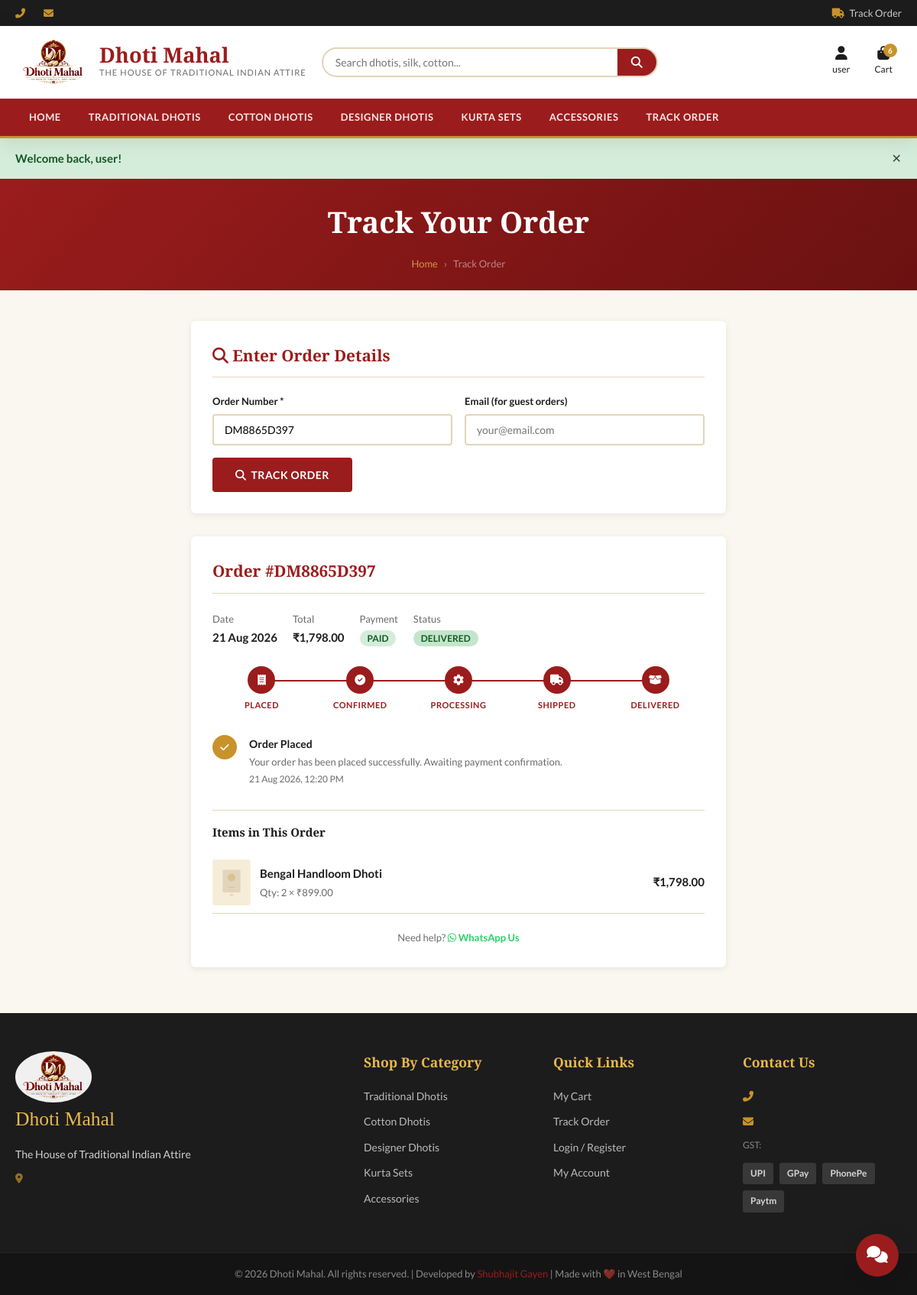
The page /pages/track-order.php?order=DM8865D397 (signed in) on the database its author committed.
### tables this page shows
CREATE TABLE `orders` (
  `id` int(11) NOT NULL AUTO_INCREMENT,
  `order_number` varchar(50) NOT NULL,
  `user_id` int(11) DEFAULT NULL,
  `guest_name` varchar(100) DEFAULT NULL,
  `guest_email` varchar(150) DEFAULT NULL,
  `guest_phone` varchar(15) DEFAULT NULL,
  `shipping_address` text NOT NULL,
  `shipping_city` varchar(100) NOT NULL,
  `shipping_state` varchar(100) NOT NULL,
  `shipping_pincode` varchar(10) NOT NULL,
  `subtotal` decimal(10,2) NOT NULL,
  `shipping_cost` decimal(10,2) DEFAULT 0.00,
  `discount` decimal(10,2) DEFAULT 0.00,
  `total` decimal(10,2) NOT NULL,
  `payment_method` varchar(50) DEFAULT 'upi',
  `payment_status` enum('pending','paid','failed','refunded') DEFAULT 'pending',
  `payment_ref` varchar(200) DEFAULT NULL,
  `order_status` enum('placed','confirmed','processing','shipped','delivered','cancelled') DEFAULT 'placed',
  `notes` text DEFAULT NULL,
  `created_at` timestamp NOT NULL DEFAULT current_timestamp(),
  `updated_at` timestamp NOT NULL DEFAULT current_timestamp() ON UPDATE current_timestamp(),
  `razorpay_order_id` varchar(255) DEFAULT NULL,
  `razorpay_payment_id` varchar(255) DEFAULT NULL,
  `razorpay_signature` varchar(255) DEFAULT NULL,
  PRIMARY KEY (`id`),
  UNIQUE KEY `order_number` (`order_number`),
  UNIQUE KEY `uk_order_number` (`order_number`),
  KEY `idx_orders_payment_status` (`payment_status`),
  KEY `idx_orders_order_status` (`order_status`),
  KEY `idx_orders_user_id` (`user_id`),
  CONSTRAINT `fk_orders_user` FOREIGN KEY (`user_id`) REFERENCES `users` (`id`) ON DELETE SET NULL,
  CONSTRAINT `orders_ibfk_1` FOREIGN KEY (`user_id`) REFERENCES `users` (`id`) ON DELETE SET NULL,
  CONSTRAINT `chk_order_total_positive` CHECK (`total` > 0)
);

CREATE TABLE `categories` (
  `id` int(11) NOT NULL AUTO_INCREMENT,
  `name` varchar(100) NOT NULL,
  `slug` varchar(120) NOT NULL,
  `description` text DEFAULT NULL,
  `image` varchar(255) DEFAULT NULL,
  `is_active` tinyint(1) DEFAULT 1,
  `sort_order` int(11) DEFAULT 0,
  `created_at` timestamp NOT NULL DEFAULT current_timestamp(),
  PRIMARY KEY (`id`),
  UNIQUE KEY `slug` (`slug`)
);

CREATE TABLE `order_tracking` (
  `id` int(11) NOT NULL AUTO_INCREMENT,
  `order_id` int(11) NOT NULL,
  `status` varchar(100) NOT NULL,
  `message` text DEFAULT NULL,
  `created_at` timestamp NOT NULL DEFAULT current_timestamp(),
  PRIMARY KEY (`id`),
  KEY `idx_order_tracking_order_id` (`order_id`),
  CONSTRAINT `fk_order_tracking_order` FOREIGN KEY (`order_id`) REFERENCES `orders` (`id`) ON DELETE CASCADE,
  CONSTRAINT `order_tracking_ibfk_1` FOREIGN KEY (`order_id`) REFERENCES `orders` (`id`) ON DELETE CASCADE
);

CREATE TABLE `order_items` (
  `id` int(11) NOT NULL AUTO_INCREMENT,
  `order_id` int(11) NOT NULL,
  `product_id` int(11) NOT NULL,
  `product_name` varchar(200) NOT NULL,
  `product_image` varchar(255) DEFAULT NULL,
  `size` varchar(50) DEFAULT NULL,
  `price` decimal(10,2) NOT NULL,
  `quantity` int(11) NOT NULL,
  `total` decimal(10,2) NOT NULL,
  PRIMARY KEY (`id`),
  KEY `idx_order_items_order_id` (`order_id`),
  KEY `fk_order_items_product` (`product_id`),
  CONSTRAINT `fk_order_items_order` FOREIGN KEY (`order_id`) REFERENCES `orders` (`id`) ON DELETE CASCADE,
  CONSTRAINT `fk_order_items_product` FOREIGN KEY (`product_id`) REFERENCES `products` (`id`) ON DELETE CASCADE,
  CONSTRAINT `order_items_ibfk_1` FOREIGN KEY (`order_id`) REFERENCES `orders` (`id`) ON DELETE CASCADE,
  CONSTRAINT `order_items_ibfk_2` FOREIGN KEY (`product_id`) REFERENCES `products` (`id`) ON DELETE CASCADE,
  CONSTRAINT `chk_item_quantity_positive` CHECK (`quantity` > 0),
  CONSTRAINT `chk_item_total_positive` CHECK (`total` > 0)
);

### pages/track-order.php (the view, shortened to what the rows shown need)
<?php
require_once __DIR__ . '/../includes/functions.php';
require_once __DIR__ . '/../includes/auth.php';
$tracking = [];
if ($_SERVER['REQUEST_METHOD'] === 'POST' || !empty($_GET['order'])) {
    $orderNumber  = trim($_POST['order_number'] ?? $_GET['order'] ?? '');
    if ($orderNumber) {
        $order = getOrderByNumber($orderNumber);
        if ($order) {
            if ($order) {
                $items    = getOrderItems((int)$order['id']);
                $tracking = getOrderTracking((int)$order['id']);
            }
        }
    }
}
require_once __DIR__ . '/../includes/header.php';
$statusOrder = ['placed', 'confirmed', 'processing', 'shipped', 'delivered'];
$statusIcon  = [
    'placed'      => 'fa-receipt',
    'confirmed'   => 'fa-check-circle',
    'processing'  => 'fa-cog',
    'shipped'     => 'fa-truck',
    'delivered'   => 'fa-box-open',
    'cancelled'   => 'fa-times-circle',
];
?>
<div class="page-hero" style="padding:24px 0;">
    <div class="container">
        <h1>Track Your Order</h1>
    </div>
</div>
<div class="container">
    <div class="track-box">
        <?php if ($order): ?>
            <div class="checkout-section">
                <h3>Order #<?= sanitize($order['order_number']) ?></h3>
                <div style="display:flex;gap:20px;flex-wrap:wrap;margin-bottom:20px;">
                    <div><span
                            style="color:var(--muted);font-size:13px;">Date</span><br><strong><?= date('d M Y', strtotime($order['created_at'])) ?></strong>
                    </div>
                    <div><span
                            style="color:var(--muted);font-size:13px;">Total</span><br><strong><?= formatPrice((float)$order['total']) ?></strong>
                    </div>
                    <div><span style="color:var(--muted);font-size:13px;">Payment</span><br><span
                            class="status-badge status-<?= $order['payment_status'] ?>"><?= ucfirst($order['payment_status']) ?></span>
                    </div>
                    <div><span style="color:var(--muted);font-size:13px;">Status</span><br><span
                            class="status-badge status-<?= $order['order_status'] ?>"><?= ucfirst($order['order_status']) ?></span>
                    </div>
                </div>
                <?php if ($order['order_status'] !== 'cancelled'): ?>
                    <div style="margin: 24px 0; overflow-x: auto;">
                        <div style="display:flex;align-items:center;min-width:400px;">
                            <?php foreach ($statusOrder as $i => $st):
                                $done   = array_search($order['order_status'], $statusOrder) >= $i;
                                $color  = $done ? 'var(--crimson)' : 'var(--border)';
                                $icon   = $statusIcon[$st] ?? 'fa-circle';
                            ?>
                                <div style="display:flex;flex-direction:column;align-items:center;flex:1;position:relative;">
                                    <div
                                        style="width:36px;height:36px;border-radius:50%;background:<?= $color ?>;color:white;display:flex;align-items:center;justify-content:center;font-size:14px;z-index:1;">
                                        <i class="fas <?= $icon ?>"></i>
                                    </div>
                                    <div
                                        style="font-size:11px;margin-top:6px;color:<?= $done ? 'var(--crimson)' : 'var(--muted)' ?>;font-weight:<?= $done ? '700' : '400' ?>;text-transform:uppercase;letter-spacing:0.5px;">
                                        <?= ucfirst($st) ?></div>
                                    <?php if ($i < count($statusOrder) - 1): ?>
                                        <div
                                            style="position:absolute;top:18px;left:50%;width:100%;height:2px;background:<?= $done ? 'var(--crimson)' : 'var(--border)' ?>;z-index:0;">
                                        </div>
                                    <?php endif; ?>
                                </div>
                            <?php endforeach; ?>
                        </div>
                    </div>
                <?php endif; ?>
                <div class="tracking-timeline">
                    <?php foreach (array_reverse($tracking) as $i => $event): ?>
                        <div class="track-step <?= $i === 0 ? 'active' : 'done' ?>">
                            <div class="track-icon"><i class="fas fa-check"></i></div>
                            <div class="track-info">
                                <h4><?= sanitize($event['status']) ?></h4>
                                <p><?= sanitize($event['message']) ?></p>
                                <div class="track-date"><?= date('d M Y, h:i A', strtotime($event['created_at'])) ?></div>
                            </div>
                        </div>
                    <?php endforeach; ?>
                </div>
                <h4
                    style="font-family:var(--font-head);margin-bottom:12px;border-top:1px solid var(--border);padding-top:16px;">
                    Items in This Order</h4>
                <?php foreach ($items as $item): ?>
                    <div style="display:flex;gap:12px;padding:10px 0;border-bottom:1px solid var(--border);align-items:center;">
                        <img src="<?= productImage($item['product_image'] ?? '') ?>"
                            style="width:50px;height:60px;object-fit:cover;border-radius:4px;" alt="">
                        <div style="flex:1;">
                            <div style="font-weight:600;"><?= sanitize($item['product_name']) ?></div>
                            <div style="font-size:13px;color:var(--muted);">Qty: <?= (int)$item['quantity'] ?> ×
                                <?= formatPrice((float)$item['price']) ?></div>
                        </div>
                        <div style="font-weight:700;"><?= formatPrice((float)$item['total']) ?></div>
                    </div>
                <?php endforeach; ?>
                <div style="text-align:center;margin-top:20px;">
                    <p style="font-size:13px;color:var(--muted);">Need help?
                        <a href="https://wa.me/<?= sanitize(getSetting('whatsapp_number')) ?>?text=Help with order <?= urlencode($order['order_number']) ?>"
                            style="color:#25D366;font-weight:600;">
                            <i class="fab fa-whatsapp"></i> WhatsApp Us
                        </a>
                    </p>
                </div>
            </div>
        <?php endif; ?>
    </div>
</div>
<?php require_once __DIR__ . '/../includes/footer.php'; ?>

### includes/header.php (shortened to what the rows shown need)
<?php
require_once __DIR__ . '/../includes/functions.php';
require_once __DIR__ . '/../includes/auth.php';
$siteName    = getSetting('site_name', SITE_NAME);
$currentUser = getLoggedUser();
$categories  = getCategories();
?>
<!DOCTYPE html>
<html lang="en">
<head>
    <link rel="stylesheet" href="https://cdnjs.cloudflare.com/ajax/libs/font-awesome/6.5.0/css/all.min.css">
    <link rel="stylesheet" href="<?= BASE_URL ?>assets/css/main.css">
</head>
<body>
    <header class="site-header">
        <div class="container header-inner">
            <div class="header-actions">
                <?php if ($currentUser): ?>
                    <a href="<?= BASE_URL ?>pages/user-profile.php" class="action-btn" title="My Account">
                        <i class="fas fa-user"></i>
                        <span><?= sanitize(explode(' ', $currentUser['name'])[0]) ?></span>
                    </a>
                <?php endif; ?>
            </div>
        </div>
        <nav class="main-nav">
            <div class="container">
                <ul class="nav-list" id="navList">
                    <?php foreach ($categories as $cat): ?>
                        <li>
                            <a href="<?= BASE_URL ?>pages/category.php?slug=<?= urlencode($cat['slug']) ?>">
                                <?= sanitize($cat['name']) ?>
                            </a>
                        </li>
                    <?php endforeach; ?>
                </ul>
            </div>
        </nav>
    </header>
    <main>

### includes/footer.php (shortened to what the rows shown need)
</main>
<footer class="site-footer">
    <div class="container footer-grid">
        <div class="footer-col">
            <ul>
                <?php foreach (getCategories() as $cat): ?>
                    <li><a
                            href="<?= BASE_URL ?>pages/category.php?slug=<?= urlencode($cat['slug']) ?>"><?= sanitize($cat['name']) ?></a>
                    </li>
                <?php endforeach; ?>
            </ul>
        </div>
    </div>
</footer>
<?php require_once __DIR__ . '/chatbot-widget.php'; ?>
</body>
</html>

### rows shown on the page
orders: guest_name "user", order_number "DM8865D397", created_at "21 Aug 2026", total "₹1,798.00", payment_status "PAID", order_status "DELIVERED"
categories: name "TRADITIONAL DHOTIS", name "Traditional Dhotis"
categories: name "COTTON DHOTIS", name "Cotton Dhotis"
categories: name "DESIGNER DHOTIS", name "Designer Dhotis"
categories: name "KURTA SETS", name "Kurta Sets"
categories: name "ACCESSORIES", name "Accessories"
order_tracking: status "Order Placed", message "Your order has been placed successfully. Awaiting payment confirmation.", created_at "21 Aug 2026, 12:20 PM"
order_items: product_name "Bengal Handloom Dhoti", quantity "2", price "₹899.00", total "₹1,798.00"

### other values the page prints
$siteName "Dhoti Mahal"
getSetting('site_tagline', SITE_TAGLINE) "THE HOUSE OF TRADITIONAL INDIAN ATTIRE"
$cartCount "6"
$flash['message'] "Welcome back, user!"
$st "PLACED"
$st "CONFIRMED"
$st "PROCESSING"
$st "SHIPPED"
$st "DELIVERED"
getSetting('site_name', SITE_NAME) "Dhoti Mahal"
getSetting('site_tagline', SITE_TAGLINE) "The House of Traditional Indian Attire"
